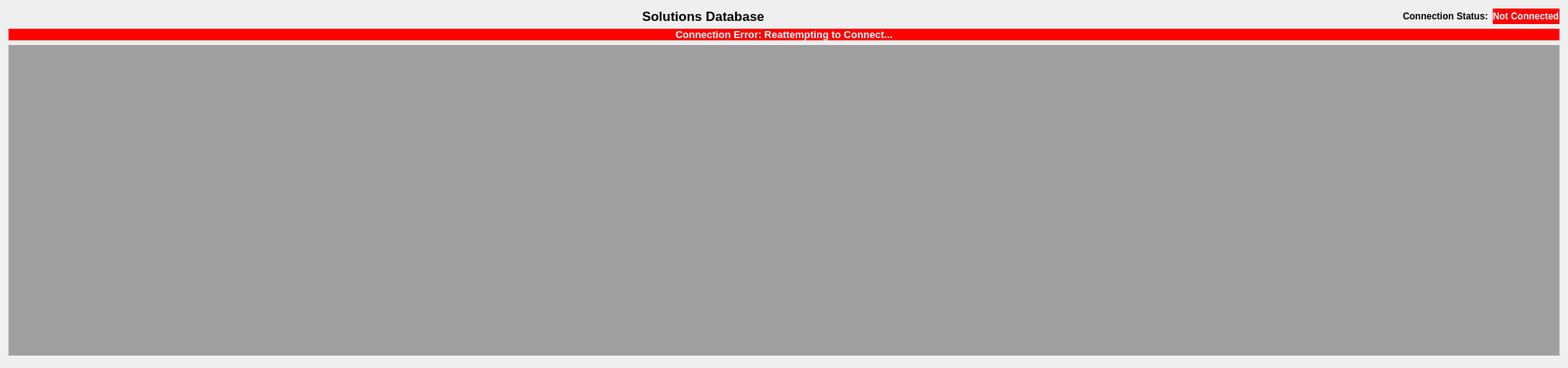
      <widget class="QWidget" name="layoutWidget">
       <layout class="QGridLayout" name="gridLayout">
        <item row="0" column="0">
         <spacer name="horizontalSpacer">
          <property name="orientation">
           <enum>Qt::Horizontal</enum>
          </property>
          <property name="sizeHint" stdset="0">
           <size>
            <width>40</width>
            <height>20</height>
           </size>
          </property>
         </spacer>
        </item>
        <item row="0" column="1">
         <widget class="QLabel" name="lblAppHeader">
          <property name="font">
           <font>
            <pointsize>13</pointsize>
            <weight>75</weight>
            <bold>true</bold>
           </font>
          </property>
          <property name="text">
           <string>Solutions Database</string>
          </property>
         </widget>
        </item>
        <item row="0" column="2">
         <spacer name="horizontalSpacer_2">
          <property name="orientation">
           <enum>Qt::Horizontal</enum>
          </property>
          <property name="sizeHint" stdset="0">
           <size>
            <width>40</width>
            <height>20</height>
           </size>
          </property>
         </spacer>
        </item>
        <item row="0" column="3">
         <widget class="QLabel" name="lblDBConnStatusLbl">
          <property name="font">
           <font>
            <weight>75</weight>
            <bold>true</bold>
           </font>
          </property>
          <property name="text">
           <string>Connection Status:</string>
          </property>
         </widget>
        </item>
        <item row="0" column="4">
         <widget class="QLabel" name="lblDBConnStatus">
          <property name="palette">
           <palette>
            <active>
             <colorrole role="WindowText">
              <brush brushstyle="SolidPattern">
               <color alpha="255">
                <red>255</red>
                <green>255</green>
                <blue>255</blue>
               </color>
              </brush>
             </colorrole>
             <colorrole role="Button">
              <brush brushstyle="SolidPattern">
               <color alpha="255">
                <red>255</red>
                <green>0</green>
                <blue>0</blue>
               </color>
              </brush>
             </colorrole>
             <colorrole role="Light">
              <brush brushstyle="SolidPattern">
               <color alpha="255">
                <red>255</red>
                <green>127</green>
                <blue>127</blue>
               </color>
              </brush>
             </colorrole>
             <colorrole role="Midlight">
              <brush brushstyle="SolidPattern">
               <color alpha="255">
                <red>255</red>
                <green>63</green>
                <blue>63</blue>
               </color>
              </brush>
             </colorrole>
             <colorrole role="Dark">
              <brush brushstyle="SolidPattern">
               <color alpha="255">
                <red>127</red>
                <green>0</green>
                <blue>0</blue>
               </color>
              </brush>
             </colorrole>
             <colorrole role="Mid">
              <brush brushstyle="SolidPattern">
               <color alpha="255">
                <red>170</red>
                <green>0</green>
                <blue>0</blue>
               </color>
              </brush>
             </colorrole>
             <colorrole role="Text">
              <brush brushstyle="SolidPattern">
               <color alpha="255">
                <red>0</red>
                <green>0</green>
                <blue>0</blue>
               </color>
              </brush>
             </colorrole>
             <colorrole role="BrightText">
              <brush brushstyle="SolidPattern">
               <color alpha="255">
                <red>255</red>
                <green>255</green>
                <blue>255</blue>
               </color>
              </brush>
             </colorrole>
             <colorrole role="ButtonText">
              <brush brushstyle="SolidPattern">
               <color alpha="255">
                <red>0</red>
                <green>0</green>
                <blue>0</blue>
               </color>
              </brush>
             </colorrole>
             <colorrole role="Base">
              <brush brushstyle="SolidPattern">
               <color alpha="255">
                <red>255</red>
                <green>255</green>
                <blue>255</blue>
               </color>
              </brush>
             </colorrole>
             <colorrole role="Window">
              <brush brushstyle="SolidPattern">
               <color alpha="255">
                <red>255</red>
                <green>0</green>
                <blue>0</blue>
               </color>
              </brush>
             </colorrole>
             <colorrole role="Shadow">
              <brush brushstyle="SolidPattern">
               <color alpha="255">
                <red>0</red>
                <green>0</green>
                <blue>0</blue>
               </color>
              </brush>
             </colorrole>
             <colorrole role="AlternateBase">
              <brush brushstyle="SolidPattern">
               <color alpha="255">
                <red>255</red>
                <green>127</green>
                <blue>127</blue>
               </color>
              </brush>
             </colorrole>
             <colorrole role="ToolTipBase">
              <brush brushstyle="SolidPattern">
               <color alpha="255">
                <red>255</red>
                <green>255</green>
                <blue>220</blue>
               </color>
              </brush>
             </colorrole>
             <colorrole role="ToolTipText">
              <brush brushstyle="SolidPattern">
               <color alpha="255">
                <red>0</red>
                <green>0</green>
                <blue>0</blue>
               </color>
              </brush>
             </colorrole>
            </active>
            <inactive>
             <colorrole role="WindowText">
              <brush brushstyle="SolidPattern">
               <color alpha="255">
                <red>255</red>
                <green>255</green>
                <blue>255</blue>
               </color>
              </brush>
             </colorrole>
             <colorrole role="Button">
              <brush brushstyle="SolidPattern">
               <color alpha="255">
                <red>255</red>
                <green>0</green>
                <blue>0</blue>
               </color>
              </brush>
             </colorrole>
             <colorrole role="Light">
              <brush brushstyle="SolidPattern">
               <color alpha="255">
                <red>255</red>
                <green>127</green>
                <blue>127</blue>
               </color>
              </brush>
             </colorrole>
             <colorrole role="Midlight">
              <brush brushstyle="SolidPattern">
               <color alpha="255">
                <red>255</red>
                <green>63</green>
                <blue>63</blue>
               </color>
              </brush>
             </colorrole>
             <colorrole role="Dark">
              <brush brushstyle="SolidPattern">
               <color alpha="255">
                <red>127</red>
                <green>0</green>
                <blue>0</blue>
               </color>
              </brush>
             </colorrole>
             <colorrole role="Mid">
              <brush brushstyle="SolidPattern">
               <color alpha="255">
                <red>170</red>
                <green>0</green>
                <blue>0</blue>
               </color>
              </brush>
             </colorrole>
             <colorrole role="Text">
              <brush brushstyle="SolidPattern">
               <color alpha="255">
                <red>0</red>
                <green>0</green>
                <blue>0</blue>
               </color>
              </brush>
             </colorrole>
             <colorrole role="BrightText">
              <brush brushstyle="SolidPattern">
               <color alpha="255">
                <red>255</red>
                <green>255</green>
                <blue>255</blue>
               </color>
              </brush>
             </colorrole>
             <colorrole role="ButtonText">
              <brush brushstyle="SolidPattern">
               <color alpha="255">
                <red>0</red>
                <green>0</green>
                <blue>0</blue>
               </color>
              </brush>
             </colorrole>
             <colorrole role="Base">
              <brush brushstyle="SolidPattern">
               <color alpha="255">
                <red>255</red>
                <green>255</green>
                <blue>255</blue>
               </color>
              </brush>
             </colorrole>
             <colorrole role="Window">
              <brush brushstyle="SolidPattern">
               <color alpha="255">
                <red>255</red>
                <green>0</green>
                <blue>0</blue>
               </color>
              </brush>
             </colorrole>
             <colorrole role="Shadow">
              <brush brushstyle="SolidPattern">
               <color alpha="255">
                <red>0</red>
                <green>0</green>
                <blue>0</blue>
               </color>
              </brush>
             </colorrole>
             <colorrole role="AlternateBase">
              <brush brushstyle="SolidPattern">
               <color alpha="255">
                <red>255</red>
                <green>127</green>
                <blue>127</blue>
               </color>
              </brush>
             </colorrole>
             <colorrole role="ToolTipBase">
              <brush brushstyle="SolidPattern">
               <color alpha="255">
                <red>255</red>
                <green>255</green>
                <blue>220</blue>
               </color>
              </brush>
             </colorrole>
             <colorrole role="ToolTipText">
              <brush brushstyle="SolidPattern">
               <color alpha="255">
                <red>0</red>
                <green>0</green>
                <blue>0</blue>
               </color>
              </brush>
             </colorrole>
            </inactive>
            <disabled>
             <colorrole role="WindowText">
              <brush brushstyle="SolidPattern">
               <color alpha="255">
                <red>127</red>
                <green>0</green>
                <blue>0</blue>
               </color>
              </brush>
             </colorrole>
             <colorrole role="Button">
              <brush brushstyle="SolidPattern">
               <color alpha="255">
                <red>255</red>
                <green>0</green>
                <blue>0</blue>
               </color>
              </brush>
             </colorrole>
             <colorrole role="Light">
              <brush brushstyle="SolidPattern">
               <color alpha="255">
                <red>255</red>
                <green>127</green>
                <blue>127</blue>
               </color>
              </brush>
             </colorrole>
             <colorrole role="Midlight">
              <brush brushstyle="SolidPattern">
               <color alpha="255">
                <red>255</red>
                <green>63</green>
                <blue>63</blue>
               </color>
              </brush>
             </colorrole>
             <colorrole role="Dark">
              <brush brushstyle="SolidPattern">
               <color alpha="255">
                <red>127</red>
                <green>0</green>
                <blue>0</blue>
               </color>
              </brush>
             </colorrole>
             <colorrole role="Mid">
              <brush brushstyle="SolidPattern">
               <color alpha="255">
                <red>170</red>
                <green>0</green>
                <blue>0</blue>
               </color>
              </brush>
             </colorrole>
             <colorrole role="Text">
              <brush brushstyle="SolidPattern">
               <color alpha="255">
                <red>127</red>
                <green>0</green>
                <blue>0</blue>
               </color>
              </brush>
             </colorrole>
             <colorrole role="BrightText">
              <brush brushstyle="SolidPattern">
               <color alpha="255">
                <red>255</red>
                <green>255</green>
                <blue>255</blue>
               </color>
              </brush>
             </colorrole>
             <colorrole role="ButtonText">
              <brush brushstyle="SolidPattern">
               <color alpha="255">
                <red>127</red>
                <green>0</green>
                <blue>0</blue>
               </color>
              </brush>
             </colorrole>
             <colorrole role="Base">
              <brush brushstyle="SolidPattern">
               <color alpha="255">
                <red>255</red>
                <green>0</green>
                <blue>0</blue>
               </color>
              </brush>
             </colorrole>
             <colorrole role="Window">
              <brush brushstyle="SolidPattern">
               <color alpha="255">
                <red>255</red>
                <green>0</green>
                <blue>0</blue>
               </color>
              </brush>
             </colorrole>
             <colorrole role="Shadow">
              <brush brushstyle="SolidPattern">
               <color alpha="255">
                <red>0</red>
                <green>0</green>
                <blue>0</blue>
               </color>
              </brush>
             </colorrole>
             <colorrole role="AlternateBase">
              <brush brushstyle="SolidPattern">
               <color alpha="255">
                <red>255</red>
                <green>0</green>
                <blue>0</blue>
               </color>
              </brush>
             </colorrole>
             <colorrole role="ToolTipBase">
              <brush brushstyle="SolidPattern">
               <color alpha="255">
                <red>255</red>
                <green>255</green>
                <blue>220</blue>
               </color>
              </brush>
             </colorrole>
             <colorrole role="ToolTipText">
              <brush brushstyle="SolidPattern">
               <color alpha="255">
                <red>0</red>
                <green>0</green>
                <blue>0</blue>
               </color>
              </brush>
             </colorrole>
            </disabled>
           </palette>
          </property>
          <property name="font">
           <font>
            <weight>75</weight>
            <bold>true</bold>
           </font>
          </property>
          <property name="autoFillBackground">
           <bool>true</bool>
          </property>
          <property name="text">
           <string>Not Connected</string>
          </property>
         </widget>
        </item>
        <item row="1" column="0" colspan="5">
         <widget class="QLabel" name="lblDBConnStatusWarning">
          <property name="palette">
           <palette>
            <active>
             <colorrole role="WindowText">
              <brush brushstyle="SolidPattern">
               <color alpha="255">
                <red>255</red>
                <green>255</green>
                <blue>255</blue>
               </color>
              </brush>
             </colorrole>
             <colorrole role="Button">
              <brush brushstyle="SolidPattern">
               <color alpha="255">
                <red>255</red>
                <green>0</green>
                <blue>0</blue>
               </color>
              </brush>
             </colorrole>
             <colorrole role="Light">
              <brush brushstyle="SolidPattern">
               <color alpha="255">
                <red>255</red>
                <green>127</green>
                <blue>127</blue>
               </color>
              </brush>
             </colorrole>
             <colorrole role="Midlight">
              <brush brushstyle="SolidPattern">
               <color alpha="255">
                <red>255</red>
                <green>63</green>
                <blue>63</blue>
               </color>
              </brush>
             </colorrole>
             <colorrole role="Dark">
              <brush brushstyle="SolidPattern">
               <color alpha="255">
                <red>127</red>
                <green>0</green>
                <blue>0</blue>
               </color>
              </brush>
             </colorrole>
             <colorrole role="Mid">
              <brush brushstyle="SolidPattern">
               <color alpha="255">
                <red>170</red>
                <green>0</green>
                <blue>0</blue>
               </color>
              </brush>
             </colorrole>
             <colorrole role="Text">
              <brush brushstyle="SolidPattern">
               <color alpha="255">
                <red>0</red>
                <green>0</green>
                <blue>0</blue>
               </color>
              </brush>
             </colorrole>
             <colorrole role="BrightText">
              <brush brushstyle="SolidPattern">
               <color alpha="255">
                <red>255</red>
                <green>255</green>
                <blue>255</blue>
               </color>
              </brush>
             </colorrole>
             <colorrole role="ButtonText">
              <brush brushstyle="SolidPattern">
               <color alpha="255">
                <red>0</red>
                <green>0</green>
                <blue>0</blue>
               </color>
              </brush>
             </colorrole>
             <colorrole role="Base">
              <brush brushstyle="SolidPattern">
               <color alpha="255">
                <red>255</red>
                <green>255</green>
                <blue>255</blue>
               </color>
              </brush>
             </colorrole>
             <colorrole role="Window">
              <brush brushstyle="SolidPattern">
               <color alpha="255">
                <red>255</red>
                <green>0</green>
                <blue>0</blue>
               </color>
              </brush>
             </colorrole>
             <colorrole role="Shadow">
              <brush brushstyle="SolidPattern">
               <color alpha="255">
                <red>0</red>
                <green>0</green>
                <blue>0</blue>
               </color>
              </brush>
             </colorrole>
             <colorrole role="AlternateBase">
              <brush brushstyle="SolidPattern">
               <color alpha="255">
                <red>255</red>
                <green>127</green>
                <blue>127</blue>
               </color>
              </brush>
             </colorrole>
             <colorrole role="ToolTipBase">
              <brush brushstyle="SolidPattern">
               <color alpha="255">
                <red>255</red>
                <green>255</green>
                <blue>220</blue>
               </color>
              </brush>
             </colorrole>
             <colorrole role="ToolTipText">
              <brush brushstyle="SolidPattern">
               <color alpha="255">
                <red>0</red>
                <green>0</green>
                <blue>0</blue>
               </color>
              </brush>
             </colorrole>
            </active>
            <inactive>
             <colorrole role="WindowText">
              <brush brushstyle="SolidPattern">
               <color alpha="255">
                <red>255</red>
                <green>255</green>
                <blue>255</blue>
               </color>
              </brush>
             </colorrole>
             <colorrole role="Button">
              <brush brushstyle="SolidPattern">
               <color alpha="255">
                <red>255</red>
                <green>0</green>
                <blue>0</blue>
               </color>
              </brush>
             </colorrole>
             <colorrole role="Light">
              <brush brushstyle="SolidPattern">
               <color alpha="255">
                <red>255</red>
                <green>127</green>
                <blue>127</blue>
               </color>
              </brush>
             </colorrole>
             <colorrole role="Midlight">
              <brush brushstyle="SolidPattern">
               <color alpha="255">
                <red>255</red>
                <green>63</green>
                <blue>63</blue>
               </color>
              </brush>
             </colorrole>
             <colorrole role="Dark">
              <brush brushstyle="SolidPattern">
               <color alpha="255">
                <red>127</red>
                <green>0</green>
                <blue>0</blue>
               </color>
              </brush>
             </colorrole>
             <colorrole role="Mid">
              <brush brushstyle="SolidPattern">
               <color alpha="255">
                <red>170</red>
                <green>0</green>
                <blue>0</blue>
               </color>
              </brush>
             </colorrole>
             <colorrole role="Text">
              <brush brushstyle="SolidPattern">
               <color alpha="255">
                <red>0</red>
                <green>0</green>
                <blue>0</blue>
               </color>
              </brush>
             </colorrole>
             <colorrole role="BrightText">
              <brush brushstyle="SolidPattern">
               <color alpha="255">
                <red>255</red>
                <green>255</green>
                <blue>255</blue>
               </color>
              </brush>
             </colorrole>
             <colorrole role="ButtonText">
              <brush brushstyle="SolidPattern">
               <color alpha="255">
                <red>0</red>
                <green>0</green>
                <blue>0</blue>
               </color>
              </brush>
             </colorrole>
             <colorrole role="Base">
              <brush brushstyle="SolidPattern">
               <color alpha="255">
                <red>255</red>
                <green>255</green>
                <blue>255</blue>
               </color>
              </brush>
             </colorrole>
             <colorrole role="Window">
              <brush brushstyle="SolidPattern">
               <color alpha="255">
                <red>255</red>
                <green>0</green>
                <blue>0</blue>
               </color>
              </brush>
             </colorrole>
             <colorrole role="Shadow">
              <brush brushstyle="SolidPattern">
               <color alpha="255">
                <red>0</red>
                <green>0</green>
                <blue>0</blue>
               </color>
              </brush>
             </colorrole>
             <colorrole role="AlternateBase">
              <brush brushstyle="SolidPattern">
               <color alpha="255">
                <red>255</red>
                <green>127</green>
                <blue>127</blue>
               </color>
              </brush>
             </colorrole>
             <colorrole role="ToolTipBase">
              <brush brushstyle="SolidPattern">
               <color alpha="255">
                <red>255</red>
                <green>255</green>
                <blue>220</blue>
               </color>
              </brush>
             </colorrole>
             <colorrole role="ToolTipText">
              <brush brushstyle="SolidPattern">
               <color alpha="255">
                <red>0</red>
                <green>0</green>
                <blue>0</blue>
               </color>
              </brush>
             </colorrole>
            </inactive>
            <disabled>
             <colorrole role="WindowText">
              <brush brushstyle="SolidPattern">
               <color alpha="255">
                <red>127</red>
                <green>0</green>
                <blue>0</blue>
               </color>
              </brush>
             </colorrole>
             <colorrole role="Button">
              <brush brushstyle="SolidPattern">
               <color alpha="255">
                <red>255</red>
                <green>0</green>
                <blue>0</blue>
               </color>
              </brush>
             </colorrole>
             <colorrole role="Light">
              <brush brushstyle="SolidPattern">
               <color alpha="255">
                <red>255</red>
                <green>127</green>
                <blue>127</blue>
               </color>
              </brush>
             </colorrole>
             <colorrole role="Midlight">
              <brush brushstyle="SolidPattern">
               <color alpha="255">
                <red>255</red>
                <green>63</green>
                <blue>63</blue>
               </color>
              </brush>
             </colorrole>
             <colorrole role="Dark">
              <brush brushstyle="SolidPattern">
               <color alpha="255">
                <red>127</red>
                <green>0</green>
                <blue>0</blue>
               </color>
              </brush>
             </colorrole>
             <colorrole role="Mid">
              <brush brushstyle="SolidPattern">
               <color alpha="255">
                <red>170</red>
                <green>0</green>
                <blue>0</blue>
               </color>
              </brush>
             </colorrole>
             <colorrole role="Text">
              <brush brushstyle="SolidPattern">
               <color alpha="255">
                <red>127</red>
                <green>0</green>
                <blue>0</blue>
               </color>
              </brush>
             </colorrole>
             <colorrole role="BrightText">
              <brush brushstyle="SolidPattern">
               <color alpha="255">
                <red>255</red>
                <green>255</green>
                <blue>255</blue>
               </color>
              </brush>
             </colorrole>
             <colorrole role="ButtonText">
              <brush brushstyle="SolidPattern">
               <color alpha="255">
                <red>127</red>
                <green>0</green>
                <blue>0</blue>
               </color>
              </brush>
             </colorrole>
             <colorrole role="Base">
              <brush brushstyle="SolidPattern">
               <color alpha="255">
                <red>255</red>
                <green>0</green>
                <blue>0</blue>
               </color>
              </brush>
             </colorrole>
             <colorrole role="Window">
              <brush brushstyle="SolidPattern">
               <color alpha="255">
                <red>255</red>
                <green>0</green>
                <blue>0</blue>
               </color>
              </brush>
             </colorrole>
             <colorrole role="Shadow">
              <brush brushstyle="SolidPattern">
               <color alpha="255">
                <red>0</red>
                <green>0</green>
                <blue>0</blue>
               </color>
              </brush>
             </colorrole>
             <colorrole role="AlternateBase">
              <brush brushstyle="SolidPattern">
               <color alpha="255">
                <red>255</red>
                <green>0</green>
                <blue>0</blue>
               </color>
              </brush>
             </colorrole>
             <colorrole role="ToolTipBase">
              <brush brushstyle="SolidPattern">
               <color alpha="255">
                <red>255</red>
                <green>255</green>
                <blue>220</blue>
               </color>
              </brush>
             </colorrole>
             <colorrole role="ToolTipText">
              <brush brushstyle="SolidPattern">
               <color alpha="255">
                <red>0</red>
                <green>0</green>
                <blue>0</blue>
               </color>
              </brush>
             </colorrole>
            </disabled>
           </palette>
          </property>
          <property name="font">
           <font>
            <pointsize>10</pointsize>
            <weight>75</weight>
            <bold>true</bold>
           </font>
          </property>
          <property name="autoFillBackground">
           <bool>true</bool>
          </property>
          <property name="text">
           <string>Connection Error: Reattempting to Connect...</string>
          </property>
          <property name="alignment">
           <set>Qt::AlignCenter</set>
          </property>
         </widget>
        </item>
        <item row="2" column="0" colspan="5">
         <widget class="QMdiArea" name="mdiArea">
          <property name="verticalScrollBarPolicy">
           <enum>Qt::ScrollBarAsNeeded</enum>
          </property>
          <property name="horizontalScrollBarPolicy">
           <enum>Qt::ScrollBarAsNeeded</enum>
          </property>
          <property name="tabsClosable">
           <bool>true</bool>
          </property>
          <property name="tabsMovable">
           <bool>true</bool>
          </property>
         </widget>
        </item>
        <item row="3" column="0" colspan="5">
         <spacer name="horizontalSpacer_4">
          <property name="orientation">
           <enum>Qt::Horizontal</enum>
          </property>
          <property name="sizeType">
           <enum>QSizePolicy::Preferred</enum>
          </property>
          <property name="sizeHint" stdset="0">
           <size>
            <width>2000</width>
            <height>5</height>
           </size>
          </property>
         </spacer>
        </item>
       </layout>
      </widget>
